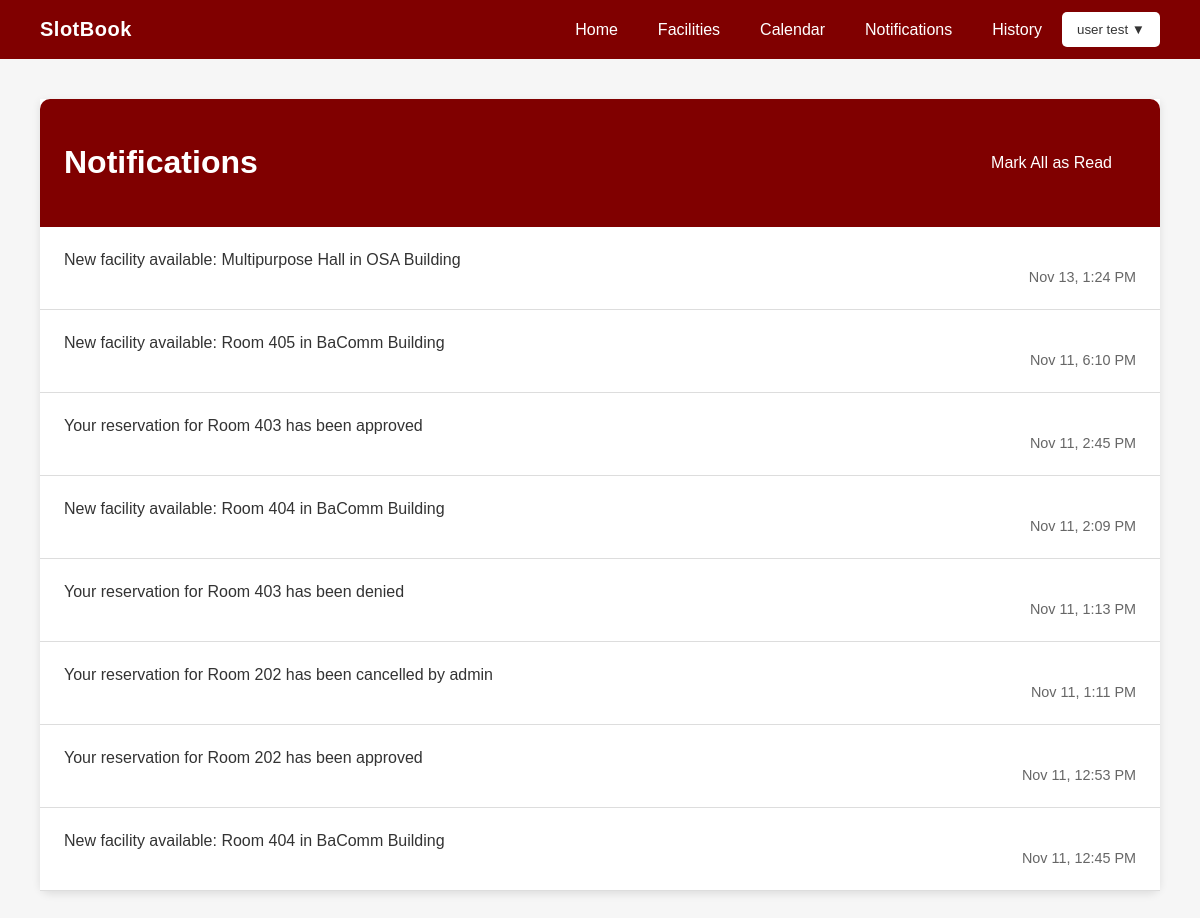
Page /slotbook/notifications.php (signed in) on the committed database.
### tables this page shows
CREATE TABLE `notifications` (
  `id` int(11) NOT NULL,
  `user_id` int(11) NOT NULL,
  `message` text NOT NULL,
  `details` text DEFAULT NULL,
  `type` varchar(50) DEFAULT NULL,
  `related_id` int(11) DEFAULT NULL,
  `is_read` tinyint(1) DEFAULT 0,
  `created_at` timestamp NOT NULL DEFAULT current_timestamp()
);

### slotbook/notifications.php (the view, shortened to what this page needs)
<?php
global $mysqli;
$notifications = $mysqli->query("
    SELECT * FROM notifications
    WHERE user_id = {$_SESSION['user_id']}
    ORDER BY created_at DESC
");
?>
<!DOCTYPE html>
<html lang="en">
<head>
    <link rel="stylesheet" href="css\notifications.css">
</head>
<body>
    <header>
        <div class="brand">SlotBook</div>
        <nav>
            <a href="dashboard_f.php">Home</a>
            <a href="facilities_f.php">Facilities</a>
            <a href="calendar_view.php">Calendar</a>
            <a href="notifications.php">Notifications
            </a>
            <a href="history.php">History</a>
            <div class="user-menu">
                <button class="user-dropdown">
                    <?= htmlspecialchars($_SESSION['full_name'] ?? 'User') ?> ▼
                </button>
            </div>
        </nav>
    </header>
    <main>
        <div class="notifications-container">
            <div class="notification-header">
                <h1>Notifications</h1>
                <a href="?mark_all_read" class="btn">Mark All as Read</a>
            </div>
            <div class="notifications-list">
                <?php if ($notifications->num_rows > 0): ?>
                    <?php while ($notification = $notifications->fetch_assoc()): ?>
                        <div class="notification-item <?= $notification['is_read'] ? '' : 'unread' ?>"
                            onclick="showNotification(<?= htmlspecialchars(json_encode($notification)) ?>)">
                            <div class="message"><?= htmlspecialchars($notification['message']) ?></div>
                            <div class="time"><?= date('M j, g:i A', strtotime($notification['created_at'])) ?></div>
                        </div>
                    <?php endwhile; ?>
                <?php endif; ?>
            </div>
        </div>
    </main>
</body>
</html>

### slotbook/css/notifications.css (style rules this page uses)
body { margin: 0; font-family: "Poppins", sans-serif; background-color: #f6f6f6; color: #333; }
header { background-color: #800000; color: #fff; display: flex; align-items: center; justify-content: space-between; padding: 12px 40px; }
header .brand { font-weight: 600; font-size: 20px; letter-spacing: 0.5px; }
nav { display: flex; align-items: center; gap: 20px; }
nav a { color: #fff; text-decoration: none; margin-left: 20px; font-weight: 500; transition: color 0.3s ease; }
.user-menu { position: relative; display: inline-block; }
.user-dropdown { background: #fff; color: #333; border: none; padding: 10px 15px; border-radius: 5px; cursor: pointer; font-weight: 500; display: flex; align-items: center; gap: 8px; transition: background 0.3s ease; }
main { padding: 40px; min-height: calc(100vh - 100px); }
.notification-header { background: #800000; color: white; padding: 1.5rem; border-radius: 10px 10px 0 0; display: flex; justify-content: space-between; align-items: center; margin-bottom: 0; }
.notification-item { background: #fff; padding: 1.5rem; border-bottom: 1px solid #ddd; cursor: pointer; transition: background 0.3s; }
.notification-item .time { color: #666; font-size: 0.9rem; float: right; }
.btn { padding: 0.5rem 1.5rem; background: #800000; color: white; border: none; border-radius: 5px; cursor: pointer; text-decoration: none; display: inline-block; font-weight: 500; transition: background 0.3s; }
.notifications-container { background: #fff; border-radius: 0 0 10px 10px; box-shadow: 0 3px 8px rgba(0, 0, 0, 0.1); margin-bottom: 2rem; }

### rows in the picture
notifications: message "New facility available: Multipurpose Hall in OSA Building", created_at "Nov 13, 1:24 PM"
notifications: message "New facility available: Room 405 in BaComm Building", created_at "Nov 11, 6:10 PM"
notifications: message "Your reservation for Room 403 has been approved", created_at "Nov 11, 2:45 PM"
notifications: message "New facility available: Room 404 in BaComm Building", created_at "Nov 11, 2:09 PM"
notifications: message "Your reservation for Room 403 has been denied", created_at "Nov 11, 1:13 PM"
notifications: message "Your reservation for Room 202 has been cancelled by admin", created_at "Nov 11, 1:11 PM"
notifications: message "Your reservation for Room 202 has been approved", created_at "Nov 11, 12:53 PM"
notifications: message "New facility available: Room 404 in BaComm Building", created_at "Nov 11, 12:45 PM"

### other values in the picture
$_SESSION['full_name'] "user test"
